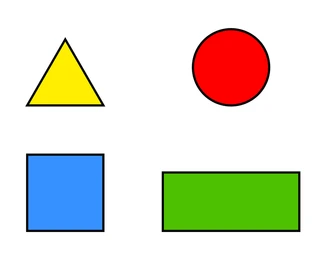
#> input picture 4shapes.png, 325 x 263 px, found by its file name
$ python 'Detecting Keypoint Descriptors (SIFT algorithm).py'
#> lines starting #> are read from the running program, lines starting #| are printed output that depends on the picture
#Detecting Keypoint Descriptors (SIFT algorithm)
#Scale-Invariant Feature Transform (SIFT)
import cv2
import matplotlib.pyplot as plt

img = cv2.imread(r"D:/Ruchita/Information_Technology/MSC-IT(CC)/SEM2/Practicals/4shapes.png")
#> img is the input picture: shape (263, 325, 3); mean B, G, R 205.7, 221.7, 218.8
gray = cv2.cvtColor(img, cv2.COLOR_BGR2GRAY)
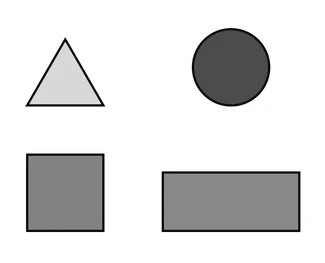
#> gray: shape (263, 325); min 0, max 255, mean 219

# Create SIFT object and detect keypoints
sift = cv2.SIFT_create()
keypoints, descriptors = sift.detectAndCompute(gray, None)
#> keypoints = 30 keypoints; strongest (x, y, size): (65, 40, 2.7), (231, 67, 50.4), (102, 105, 2.8), (28, 105, 2.9)
print(descriptors)
#> (printed output is left out)
# Draw keypoints
img_kp = cv2.drawKeypoints(img, keypoints, None)

plt.imshow(cv2.cvtColor(img_kp, cv2.COLOR_BGR2RGB))
plt.title('SIFT Keypoints')
plt.axis('off')
plt.show()
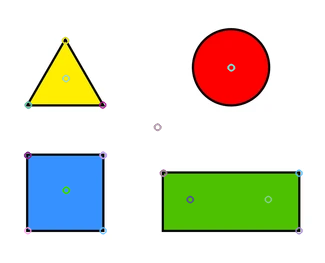
#> shown: shape (263, 325, 3); mean R, G, B 218.7, 221.7, 205.8
